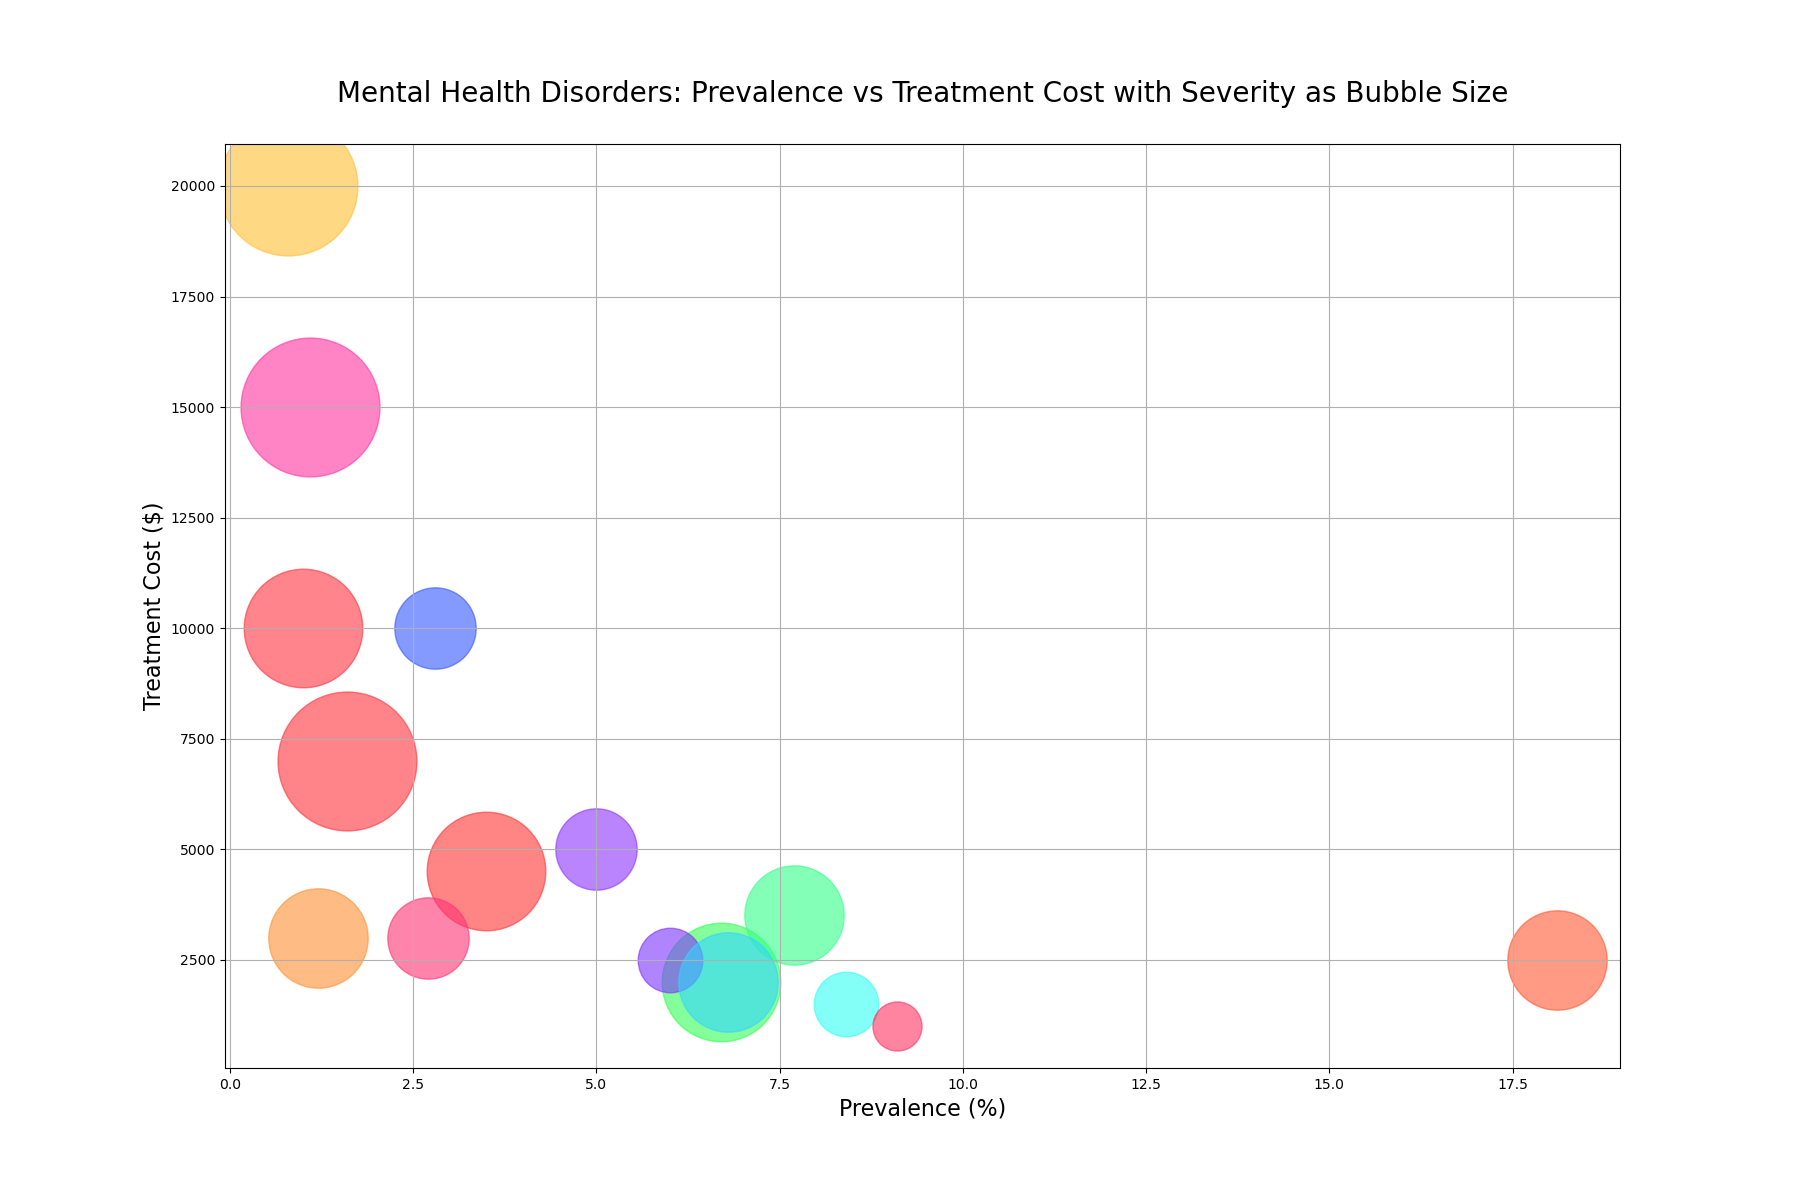

This chart was generated by the following Python code:

import matplotlib.pyplot as plt

data = {
    'Disorder': ['Anxiety', 'Depression', 'Bipolar Disorder', 'Schizophrenia', 'OCD', 
                 'PTSD', 'Eating Disorders', 'ADHD', 'Autism', 'Substance Use Disorders', 
                 'Borderline Personality Disorder', 'Dementia', 'Phobias', 'Somatic Symptom Disorder', 
                 'Panic Disorder', 'Social Anxiety Disorder'],
    'Prevalence (%)': [18.1, 6.7, 2.8, 1.1, 1.2, 3.5, 5.0, 8.4, 1.0, 7.7, 1.6, 0.8, 9.1, 6.0, 2.7, 6.8],
    'Treatment Cost ($)': [2500, 2000, 10000, 15000, 3000, 4500, 5000, 1500, 10000, 3500, 7000, 20000, 1000, 2500, 3000, 2000],
    'Severity (1-10)': [8, 9, 7, 10, 8, 9, 7, 6, 9, 8, 10, 10, 5, 6, 7, 8]
}

fig, ax = plt.subplots(figsize=(18, 12))

colors = ['#FF5733', '#33FF57', '#3357FF', '#FF33A1', '#FF8F33', 
          '#FF3333', '#8D33FF', '#33FFF4', '#FF333F', '#33FF8A', 
          '#FF333B', '#FFBE33', '#FF3361', '#7D33FF', '#FF3375', 
          '#33D4FF']

for i in range(len(data['Disorder'])):
    ax.scatter(data['Prevalence (%)'][i], data['Treatment Cost ($)'][i], 
               s=(data['Severity (1-10)'][i] ** 3) * 10, 
               alpha=0.6,
               color=colors[i])

ax.set_title('Mental Health Disorders: Prevalence vs Treatment Cost with Severity as Bubble Size', fontsize=20, pad=30)
ax.set_xlabel('Prevalence (%)', fontsize=16)
ax.set_ylabel('Treatment Cost ($)', fontsize=16)
ax.grid(True)

plt.show()
